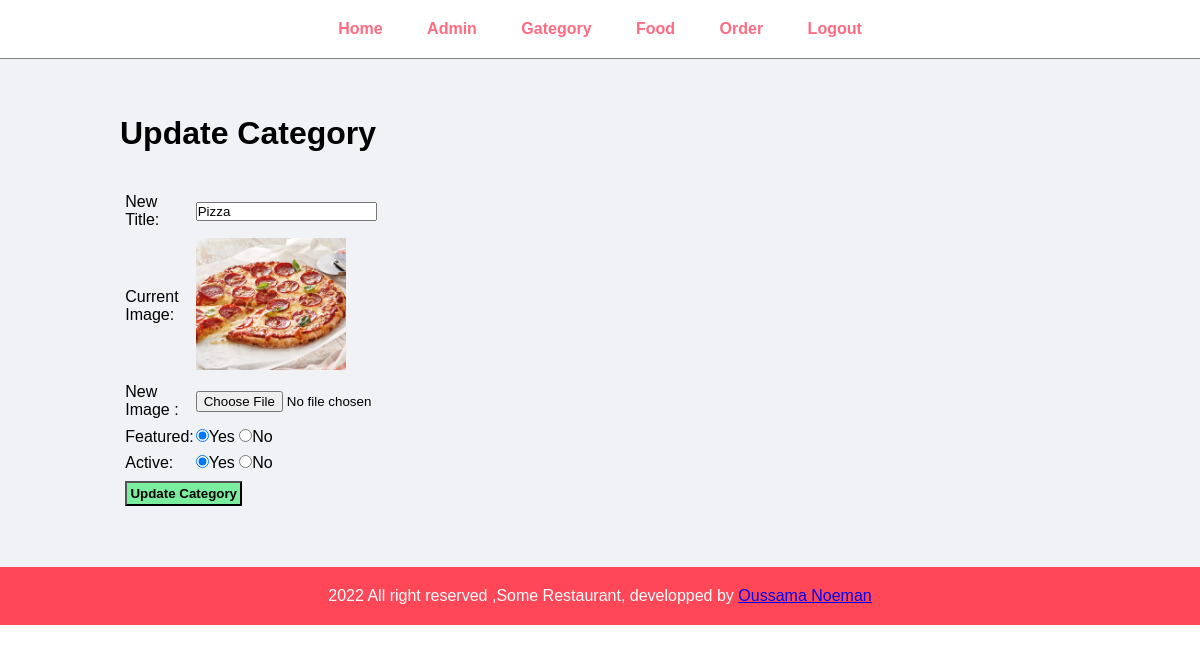
Screenshot of /admin/update-category.php?id=14&image_name=Food_Category_111.jpg (signed in) with the database file from the repository.
### admin/update-category.php (the view, shortened to what this page needs)
<?php
include('partials/header.php');
if(isset($_GET['id'])&&isset($_GET['image_name'])){
    $id = $_GET['id'];
    $current_image = $_GET['image_name'];
    $sql = "SELECT * FROM `tbl-category` WHERE id=$id";
    $res = mysqli_query($conn, $sql);
    $count = mysqli_num_rows($res);
    if($count==1){
        $row = mysqli_fetch_assoc($res);
        $title = $row['title'];
        if($row['featured']==="Yes"){
            $featured = "Yes";
        }else{
            $featured = "No";
        }
        if($row['active']==="Yes"){
            $active = "Yes";
        }else{
            $active = "No";
        }
    }else{
        $_SESSION['no-category-found'] = "<div class='error'>Category not found</div>";
        header("Location:".SITEURL."admin/manage-category.php");
    }
}
?>
<div class="main-content">
    <div class="wrapper">
        <h1>Update Category</h1>
        <br>
        <br>
        <form action="" method="POST" enctype="multipart/form-data">
            <table class="tbl-30">
                <tr>
                    <td>New Title:</td>
                    <td><input type="text" name="title" value="<?php echo $title; ?>"></td>
                </tr>
                <tr>
                    <td>Current Image:</td>
                    <td>
                        <?php
                            if($current_image!=""){
                        ?>
                            <img src="<?php echo SITEURL; ?>images/category/<?php echo $current_image ?>" width="150px">
                        <?php
                            }else{
                                echo "<div class='error'>Image not added</div>";
                            }
                        ?>
                    </td>
                </tr>
                <tr>
                    <td>New Image :</td>
                    <td>
                        <input type="file" name= "image">
                    </td>
                </tr>
                <tr>
                    <td>Featured:</td>
                    <td>
                        <input type="radio" name="featured" value="Yes" <?php if ($featured == "Yes") {echo "checked";} ?>>Yes
                        <input type="radio" name="featured" value="No" <?php if ($featured == "No") {echo "checked";} ?>>No
                     </td>
                </tr>
                <tr>
                    <td>Active:</td>
                    <td>
                        <input <?php if ($active === "Yes") {echo "checked";} ?> type="radio" name="active" value="Yes" >Yes
                        <input <?php if ($active === "No") {echo "checked";} ?> type="radio" name="active" value="No" >No
                    </td>
                </tr>
                <tr>
                    <td colspan="2">
                        <input type="submit" name="submit" value="Update Category" class="btn-secondary">
                    </td>
                </tr>
            </table>
    </div>
</div>
<?php
include('partials/footer.php')
?>

### css/admin.css (style rules this page uses)
* { margin: 0; padding: 0; font-family: Arial, Helvetica, sans-serif; }
.wrapper { padding: 20px; width: 80%; margin: 0 auto; }
.main-content { padding:3% 0 ; background-color: #f1f2f6; }
.tbl-30 { width: 30%; }
table tr td { padding:1%; }
.btn-secondary { background-color:#7bed9f ; padding: 1%; color: black; text-decoration: none; font-weight: bold; }

### rows the page displays
tbl-category: title "Pizza", featured "☑", active "☑"
